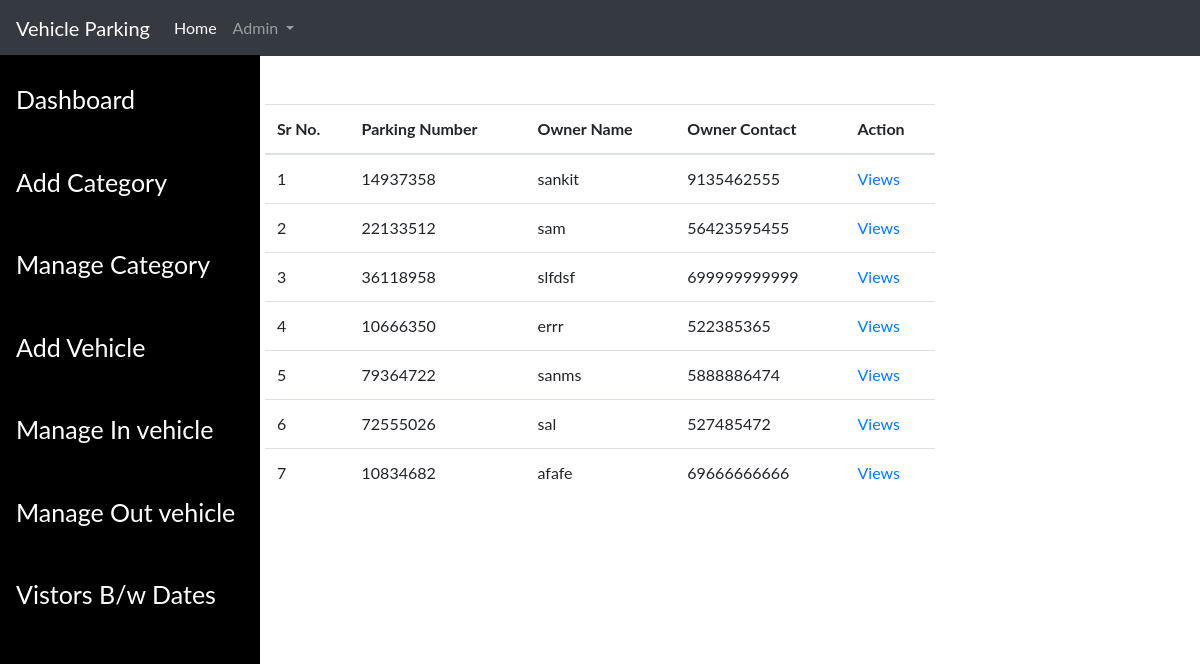
/manageoutvehicle (signed in), run on the app's committed database.
### vehical_parking/models.py (models this page shows, shortened)
class vehical(models.Model):
    parkingnumber = models.CharField(max_length=50)
    category = models.ForeignKey(category, on_delete=models.CASCADE)
    vehicalcompony = models.CharField(max_length=50)
    ownername = models.CharField(max_length=50)
    ownercontact = models.CharField(max_length=50)
    pdate = models.DateField(auto_now_add=True)
    intime = models.TimeField(auto_now_add=True)
    outtime = models.CharField(max_length=50)
    parkingcharge = models.CharField(max_length=50)
    status = models.CharField(max_length=50)

### vehical_parking/views.py (the view)
# urls.py: path('manageoutvehicle',views.manageoutvehicle,name='manageoutvehicle'),
def manageoutvehicle(request):
    if request.user.is_authenticated:
        ve=vehical.objects.filter(status="Out")
        return render(request,"manageoutvehical.html",{'vehicle':ve})
    else:
        return redirect('index')

### template/manageoutvehical.html (shortened to what this page needs)
{% include 'header.html' %}
<div class="container col-xl-7 mt-5">
      <table class="table table-hover">
    <thead>
      <tr>
        <th>Sr No.</th>
        <th>Parking Number</th>
        <th>Owner Name</th>
        <th>Owner Contact</th>
        <th>Action</th>
      </tr>
    </thead>
    <tbody>
    {% for ve in  vehicle %}
      <tr>
        <td>{{forloop.counter}}</td>
        <td>{{ve.parkingnumber}}</td>
        <td>{{ve.ownername}}</td>
        <td>{{ve.ownercontact}}</td>
        <td><a href="{% url 'viewcustomerdetails' ve.id %}" title="View customer details">Views</a></td>
      </tr>
      {% endfor %}
    </tbody>
  </table>
</div>

### data on the page
vehical: parkingnumber "14937358", ownername "sankit", ownercontact "9135462555"
vehical: parkingnumber "22133512", ownername "sam", ownercontact "56423595455"
vehical: parkingnumber "36118958", ownername "slfdsf", ownercontact "699999999999"
vehical: parkingnumber "10666350", ownername "errr", ownercontact "522385365"
vehical: parkingnumber "79364722", ownername "sanms", ownercontact "5888886474"
vehical: parkingnumber "72555026", ownername "sal", ownercontact "527485472"
vehical: parkingnumber "10834682", ownername "afafe", ownercontact "69666666666"
